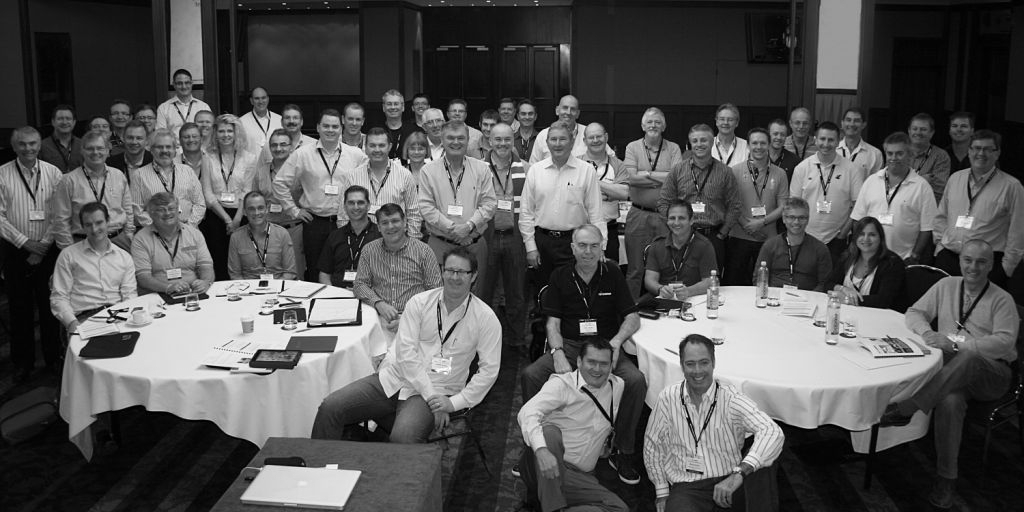
#> input picture group.jpg, 1024 x 512 px
$ python code.py
#> lines starting #> are read from the running program, lines starting #| are printed output that depends on the picture
from matplotlib import image
from matplotlib import pyplot as plt
import numpy as np
import matplotlib.patches as patches
import scipy.stats as sp

import random
# Global Variables
population=[]              # To Store population
fitness=[]                # To store Fitness of each generation with coordinates of possible solutions.
max_fitness=[]            # To store Maximum fitness value with cordinates of best solutions of each generation.
NUMBERS=100              #Total Population generated initially


gen_max_fitness=[] # Will be used to store max fitness of every generation for ploting graph
generations=[] #Will record the generation in this function for ploting graph
genCounter = 0 # This will count generations
class Template:
    def __init__(self):
        # READ IMAGES and store them in 2D arraylen(self.image1[0]
        # Image 1
        self.image1 = image.imread('group.jpg')
#> self.image1 is the input picture: shape (512, 1024); min 0, max 254, mean 85.2
        print(self.image1 )
#> (printed output is left out)
        print(self.image1.shape)
#| (512, 1024)
        print(f"rows :{len(self.image1)}")
#| rows :512
        print(f" Columns : {len(self.image1[0])}")
#|  Columns : 1024

        # Image 2
        self.image2 = image.imread('boothi.jpg')
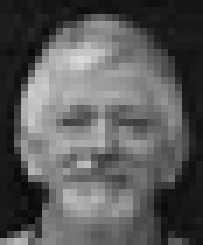
#> input picture boothi.jpg, 29 x 35 px (shown 7 times larger)
#> self.image2 is the input picture: shape (35, 29); min 8, max 218, mean 89.9
        print(self.image2 )
#> (printed output is left out)
        print(self.image2.shape)
#| (35, 29)

        print("-----------------------------------------")

    # Initialize Population
    def InitializePopulation(self):
        for num in range(NUMBERS):
            x=random.randint(0,len(self.image1[0])-(len(self.image2[0]))) #
            y=random.randint(0,len(self.image1)-(len(self.image2)))
            coordinates=[x,y]
            population.append(coordinates)
#> this loop made 100 passes
#> (x, y) on passes 1 to 12: (864, 197), (776, 455), (430, 20), (265, 261), (497, 207), (940, 401), (849, 155), (991, 244), (366, 298), (913, 464), (223, 258), (142, 144)
#> after the loop, population = 100 pairs, first value 1 to 991, second value 8 to 472
        #print(population)


    def Correlation(self,x,y):
        arr=self.image1[y:y+len(self.image2),x:x+len(self.image2[0])]   # slice array from bigger image
        cor=sp.kendalltau(self.image2,arr).correlation
        return round(cor,2)


    def Fitness_saver(self): #Converter & Saver
        """This funtion is extracting population [x,y] coordinates from
        population list(population = [[x1, y1], [x2, y2], ...[xn, yn]]) and storing/saving
        them along side fitness value in fitness list(fitness = [[[x1, y1], f1], [[x2, y2], f2],
        ..., [[xn, yn], fn]]])
        """
        for pop in population:
            x=pop[0]
            y=pop[1]
            fit=self.Correlation(x,y)
            indvidual=[pop,fit]
            fitness.append(indvidual)
#> this loop made 100 passes
#> (x, y, cor in Correlation, fit, indvidual) on passes 1 to 12: (864, 197, 0.0299, 0.03, [[864, 197], 0.03]), (776, 455, -0.00818, -0.01, [[776, 455], -0.01]), (430, 20, 0.075, 0.08, [[430, 20], 0.08]), (265, 261, 0.00646, 0.01, [[265, 261], 0.01]), (497, 207, -0.146, -0.15, [[497, 207], -0.15]), (940, 401, 0.251, 0.25, [[940, 401], 0.25]), (849, 155, -0.0681, -0.07, [[849, 155], -0.07]), (991, 244, -0.0993, -0.1, [[991, 244], -0.1]), (366, 298, 0.0964, 0.1, [[366, 298], 0.1]), (913, 464, -0.156, -0.16, [[913, 464], -0.16]), (223, 258, -0.0289, -0.03, [[223, 258], -0.03]), (142, 144, -0.189, -0.19, [[142, 144], -0.19])
#> (x, y, cor in Correlation, fit) on passes 16, 31, 48, 51: (931, 272, 0.23, 0.23), (266, 31, 0.13, 0.13), (990, 72, -0.27, -0.27), (82, 163, -0.13, -0.13)
#> pass 1, in Correlation, `arr=self.image1[y:y+len(self.image2),x:x+len(self.image2[0])]`:
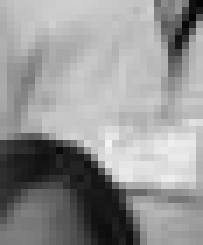
#> arr: shape (35, 29) (shown 7 times larger); min 5, max 243, mean 148.9
#> after the loop, fitness = 100 items

        global genCounter
        generations.append(genCounter) #storing gen counter in array(generations) to plot graph later
        genCounter += 1
        #print(fitness)

    def Sort_Fitness(self):     # we can also pass arguments(list) to sort
        #print("\nSORTED\n")
        fitness.sort(key= lambda x: x[1], reverse=True)   # sort the array according to fitness in descending
        max_fitness.append(fitness[0])
        #print(max_fitness)
        gen_max_fitness.append(fitness[0][1])

    def Sort_MaxFitness(self):
        max_fitness.sort(key= lambda x:x[1], reverse=True)
        print("\n\n<----------------- MAX Match ----------------->")
        print("\n\nMaximum Match = {0} \n".format(max_fitness[0][1]) )
        print("Maximum Point = {0} \n\n".format(max_fitness[0][0]) )
        print("\n<------------------------------------------------>")
        #print("*********Max Fitness of All Generations*****")
        #print(max_fitness)
        #print("<-----------------\n\n")


    #----------------------------------------------------------------------
    #----------------------------------------------------------------------
    #----------------------------------------------------------------------

    def Passing_CrossOver(self): #Converter
        """This funtion is performing oppositcker is note operation of our function named Fitness_saver
        because it is extracting population [x,y] coordinates from
        fitness list(fitness = [[[x1, y1], f1], [[x2, y2], f2], ..., [[xn, yn], fn]]])
        and stores it in list named Array(Array = [[x1, y1], [x2, y2], ...[xn, yn]]).
        """
        Array = []
        #print(fitness)
        #print("<===================================\n\n\n")
        for element in fitness:
            Array.append(element[0])
#> this loop made 100 passes
#> element on passes 1 to 12: [[940, 401], 0.25], [[931, 272], 0.23], [[723, 63], 0.23], [[143, 386], 0.22], [[616, 461], 0.22], [[716, 472], 0.2], [[581, 113], 0.19], [[573, 51], 0.18], [[133, 448], 0.18], [[333, 360], 0.17], [[564, 149], 0.17], [[191, 16], 0.14]
#> after the loop, Array has the same summary as population in InitializePopulation
        #print(Array)
        #print("<===================================\n\n\n")
        fitness.clear()
        return Array

    def crossover(self,array):
        population.clear()
        for row in range(0,NUMBERS,2):
            x=array[row][0]
            y=array[row][1]
            x1=np.binary_repr(x,width=11)  # 11 digit binary
            y1=np.binary_repr(y,width=11)
            # converting the string to list for performing the crossover
            x1 = list(x1)
            y1 = list(y1)
            specie_1=x1+y1       #concatinate x1 and y1

            x=array[row+1][0]
            y=array[row+1][1]
            # conversion into binary
            x2=np.binary_repr(x,width=11)
            y2=np.binary_repr(y,width=11)
            # converting the string to list for performing the crossover
            x2 = list(x2)
            y2 = list(y2)
            specie_2=x2+y2     #concatinate x2 and y2


            # generating the random point to perform crossover
            k = random.randint(1,21)

            # interchanging the values
            for i in range(k, len(specie_1)):
                specie_1[i], specie_2[i] = specie_2[i], specie_1[i]
            specie_1 = ''.join(specie_1)
            specie_2 = ''.join(specie_2)
            x1=specie_1[0:12]
            y1=specie_1[12:23]
            x2=specie_2[0:12]
            y2=specie_2[12:23]

            #conversion back to decimal
            int_x1=int(x1,2)
            int_y1=int(y1,2)
            int_x2=int(x2,2)
            int_y2=int(y2,2)
            ##################################################
            #Mutation
            height_upperBound = len(self.image1)-len(self.image2)    #This will
            width_upperBound = len(self.image1[0])-len(self.image2[0])
            # if values remain same after crossover mutate them
            if int_y1==int_y2 and int_y1<(height_upperBound):
                int_y1+=1
            if int_x1==int_x2 and int_x1<(width_upperBound):
                int_x1+=1
            # Checking Corner cases
            if int_x1>(width_upperBound):
                int_x1=random.randint(1,width_upperBound)
                #int_x1=len(self.image1[0])//2
            if int_x2>(width_upperBound):
                int_x2=random.randint(1,width_upperBound)
            if int_y1>(height_upperBound):
                int_y1=random.randint(1,height_upperBound)
            if int_y2>(height_upperBound):
                int_y2=random.randint(1,height_upperBound)


            population.append([int_x1,int_y1])
            population.append([int_x2,int_y2])

    # Functioin to iterate Generations
    def StoppCritaria(self):
        self.Fitness_saver()
        self.Sort_Fitness()
        array=self.Passing_CrossOver()
#> array has the same summary as population in InitializePopulation
        self.crossover(array)
#> the loop in crossover, `for row in range(0,NUMBERS,2):` made 50 passes
        threshold=0.65       # Threshold
        no_generations=500   # No of Generations
        for i in range(no_generations):
            max_fitness.sort(key= lambda x:x[1], reverse=True)

            if max_fitness[0][1]<threshold:
                self.Fitness_saver()
                self.Sort_Fitness()
                array=self.Passing_CrossOver()
                self.crossover(array)
            else:
                # If fitness meet with threshold
                print("************* Generation ************\n")
                print(f"Generation No:{i}")
                break
#> this loop made 230 passes
#> pass 1, in Correlation (call 102), `arr=self.image1[y:y+len(self.image2),x:x+len(self.image2[0])]`:
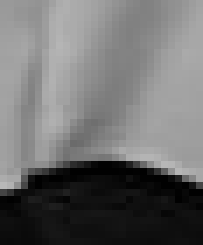
#> arr: shape (35, 29) (shown 7 times larger); min 1, max 184, mean 109.4
#> pass 1, in Correlation (call 103), `arr=self.image1[y:y+len(self.image2),x:x+len(self.image2[0])]`:
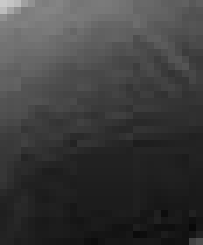
#> arr: shape (35, 29) (shown 7 times larger); min 9, max 202, mean 60.2
#> pass 1, in Correlation (call 104), `arr=self.image1[y:y+len(self.image2),x:x+len(self.image2[0])]`:
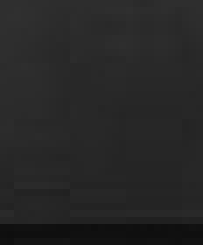
#> arr: shape (35, 29) (shown 7 times larger); min 14, max 48, mean 38.4
#| Maximum Match = 0.66
#| Maximum Point = [638, 106]

    # Plot Rectangle on which Fitness is Highest
    def Plot_Rectangle(self):
        max_match=max_fitness[0][0]
        #max_match=fitness[0][0]
        x=max_match[0]
        y=max_match[1]
        axiss=plt.gca()
        rect=patches.Rectangle((x,y),
        len(self.image2[0]),
        len(self.image2),
        linewidth=1,
        edgecolor='cyan',
        fill=False)
        axiss.add_patch(rect)
        plt.imshow(self.image1,cmap='gray')
        plt.show()
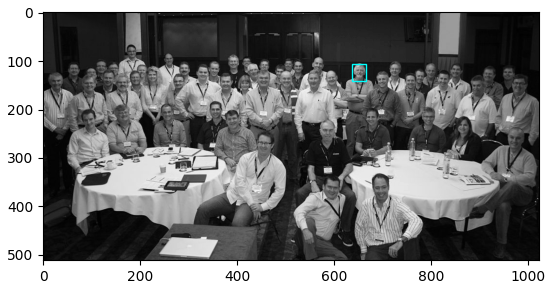
#> figure drawn by matplotlib, 1 panel
        plt.imshow(self.image2,cmap='gray')
        plt.show()

    #Ploting higest fitness values from all generations
    def Plot_fitness(self):
        plt.figure()
        plt.plot(generations, gen_max_fitness)
        plt.title("Graph")
        plt.xlabel("Generations")
        plt.ylabel("Max Fitness")
        plt.show()
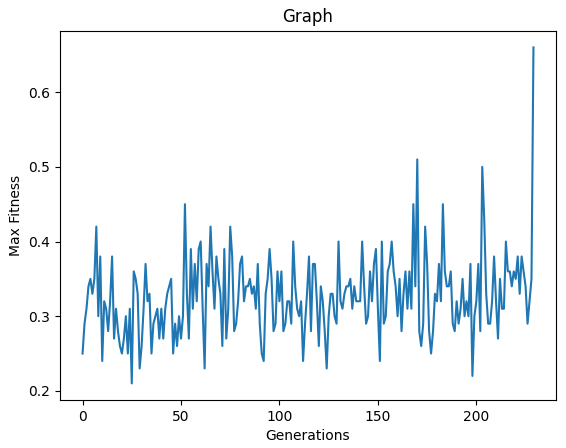
#> figure drawn by matplotlib, 1 panel; curve peaks at x = 229, y = 0.66

def main():
    t1=Template()
    t1.InitializePopulation()
    t1.StoppCritaria()

    t1.Sort_MaxFitness()
    t1.Plot_Rectangle()
    t1.Plot_fitness() #Ploting Fitness graph

if __name__=="__main__":
    main()
